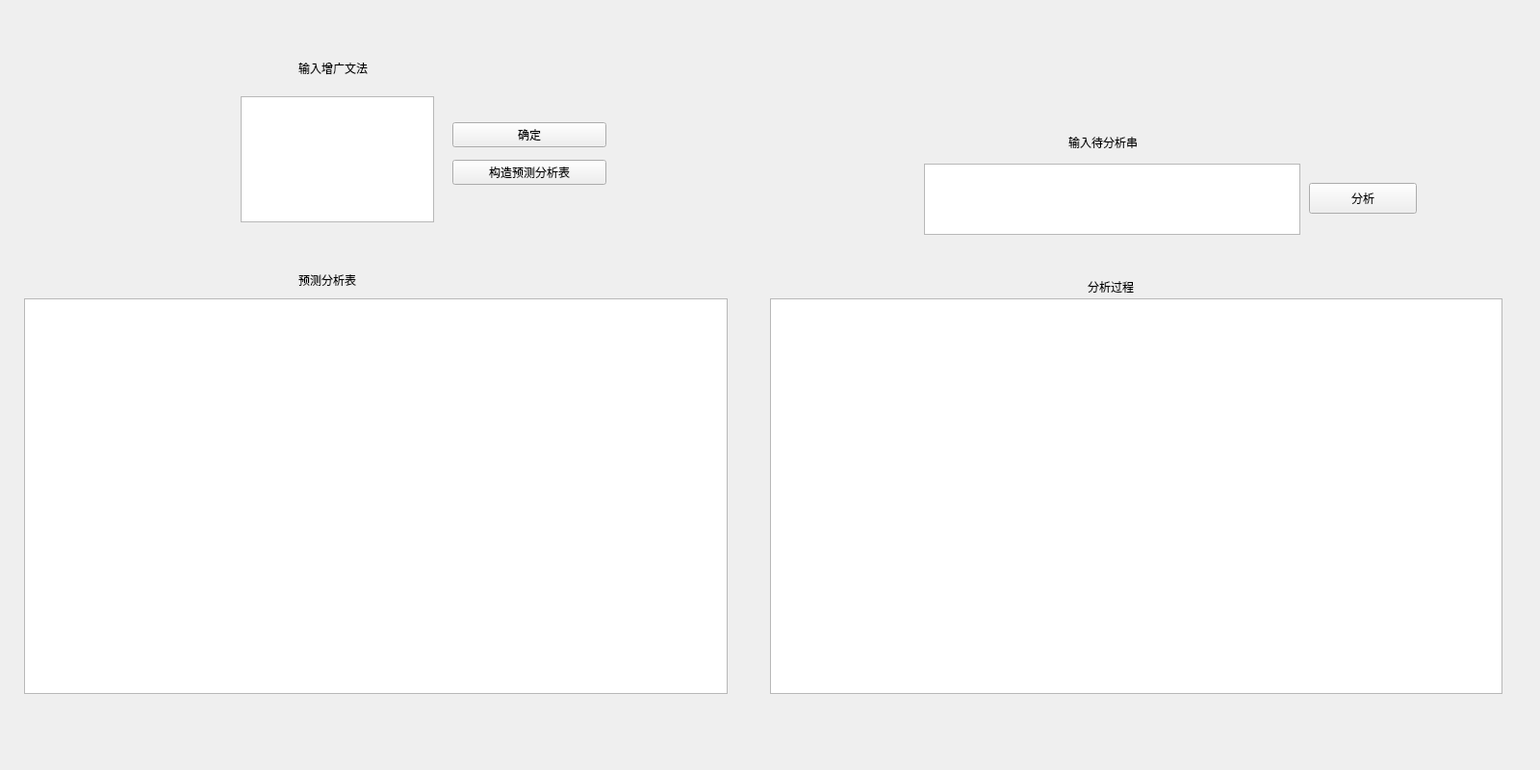
<?xml version="1.0" encoding="UTF-8"?>
<ui version="4.0">
 <class>Widget</class>
 <widget class="QWidget" name="Widget">
  <property name="geometry">
   <rect>
    <x>0</x>
    <y>0</y>
    <width>1600</width>
    <height>800</height>
   </rect>
  </property>
  <property name="windowTitle">
   <string>Widget</string>
  </property>
  <widget class="QPushButton" name="pushButton_AnalysisString">
   <property name="geometry">
    <rect>
     <x>1360</x>
     <y>190</y>
     <width>112</width>
     <height>32</height>
    </rect>
   </property>
   <property name="text">
    <string>分析</string>
   </property>
  </widget>
  <widget class="QTextEdit" name="textEdit_SyntaxInput">
   <property name="geometry">
    <rect>
     <x>250</x>
     <y>100</y>
     <width>201</width>
     <height>131</height>
    </rect>
   </property>
  </widget>
  <widget class="QTextEdit" name="textEdit_InputString">
   <property name="geometry">
    <rect>
     <x>960</x>
     <y>170</y>
     <width>391</width>
     <height>74</height>
    </rect>
   </property>
  </widget>
  <widget class="QTableWidget" name="tableWidget_AnalysisTable">
   <property name="geometry">
    <rect>
     <x>25</x>
     <y>310</y>
     <width>731</width>
     <height>411</height>
    </rect>
   </property>
  </widget>
  <widget class="QTableWidget" name="tableWidget_Result">
   <property name="geometry">
    <rect>
     <x>800</x>
     <y>310</y>
     <width>761</width>
     <height>411</height>
    </rect>
   </property>
  </widget>
  <widget class="QLabel" name="label">
   <property name="geometry">
    <rect>
     <x>310</x>
     <y>60</y>
     <width>101</width>
     <height>21</height>
    </rect>
   </property>
   <property name="text">
    <string>输入增广文法</string>
   </property>
  </widget>
  <widget class="QLabel" name="label_2">
   <property name="geometry">
    <rect>
     <x>310</x>
     <y>280</y>
     <width>181</width>
     <height>21</height>
    </rect>
   </property>
   <property name="text">
    <string>预测分析表</string>
   </property>
  </widget>
  <widget class="QWidget" name="verticalLayoutWidget">
   <property name="geometry">
    <rect>
     <x>470</x>
     <y>120</y>
     <width>160</width>
     <height>80</height>
    </rect>
   </property>
   <layout class="QVBoxLayout" name="verticalLayout">
    <item>
     <widget class="QPushButton" name="pushButton_SyntaxConfirm">
      <property name="text">
       <string>确定</string>
      </property>
     </widget>
    </item>
    <item>
     <widget class="QPushButton" name="pushButton_CreateAnaTable">
      <property name="text">
       <string>构造预测分析表</string>
      </property>
     </widget>
    </item>
   </layout>
  </widget>
  <widget class="QLabel" name="label_3">
   <property name="geometry">
    <rect>
     <x>1110</x>
     <y>140</y>
     <width>171</width>
     <height>16</height>
    </rect>
   </property>
   <property name="text">
    <string>输入待分析串</string>
   </property>
  </widget>
  <widget class="QLabel" name="label_4">
   <property name="geometry">
    <rect>
     <x>1130</x>
     <y>290</y>
     <width>171</width>
     <height>16</height>
    </rect>
   </property>
   <property name="text">
    <string>分析过程</string>
   </property>
  </widget>
 </widget>
 <resources/>
 <connections/>
</ui>
